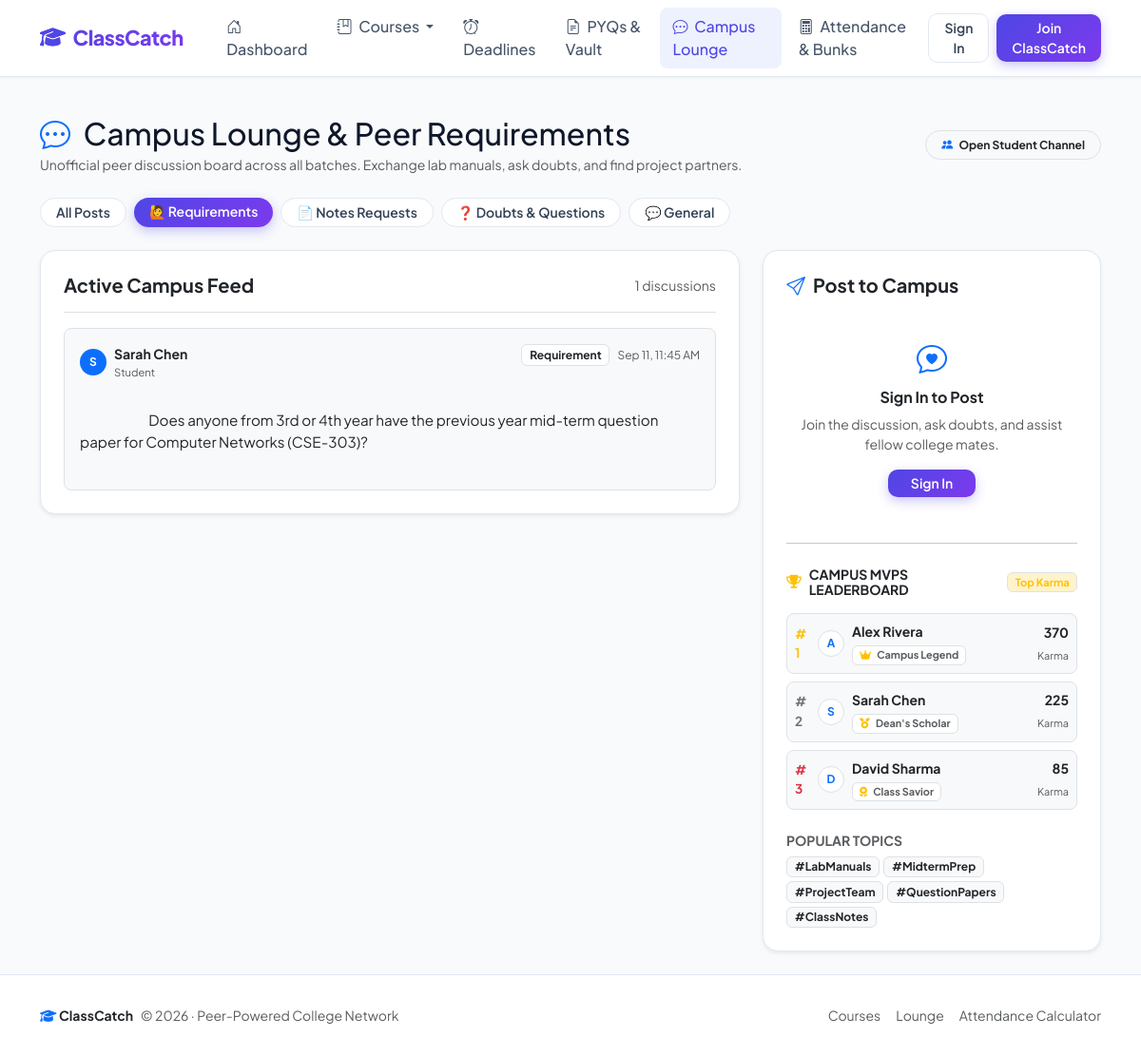
Page /lounge?category=Requirement on the committed database.
### models.py (models this page shows, shortened)
class ChatMessage(db.Model):
    __tablename__ = 'chat_messages'
    id = db.Column(db.Integer, primary_key=True)
    course_id = db.Column(db.Integer, db.ForeignKey('courses.id'), nullable=True, index=True)
    user_id = db.Column(db.Integer, db.ForeignKey('users.id'), nullable=False, index=True)
    message = db.Column(db.Text, nullable=False)
    category = db.Column(db.String(40), default='General', nullable=False)  # Requirement, Doubt, General, Notes Request
    is_anonymous = db.Column(db.Boolean, default=False, nullable=False)
    created_at = db.Column(db.DateTime, default=datetime.utcnow, nullable=False)

class User(UserMixin, db.Model):
    __tablename__ = 'users'
    id = db.Column(db.Integer, primary_key=True)
    name = db.Column(db.String(100), nullable=False)
    email = db.Column(db.String(120), unique=True, nullable=False, index=True)
    password_hash = db.Column(db.String(255), nullable=False)
    role = db.Column(db.String(20), default='student', nullable=False)
    avatar_color = db.Column(db.String(20), default='indigo', nullable=False)
    karma = db.Column(db.Integer, default=50, nullable=False)
    summaries = db.relationship('Summary', backref='author', lazy=True, cascade='all, delete-orphan')
    chats = db.relationship('ChatMessage', backref='author', lazy=True, cascade='all, delete-orphan')
    announcements = db.relationship('Announcement', backref='author', lazy=True, cascade='all, delete-orphan')
    attendance_records = db.relationship('AttendanceRecord', backref='student', lazy=True, cascade='all, delete-orphan')
    deadlines = db.relationship('Deadline', backref='author', lazy=True, cascade='all, delete-orphan')
    resources = db.relationship('Resource', backref='author', lazy=True, cascade='all, delete-orphan')
    @property
    def badge(self):
        if self.karma >= 300:
            return {'name': 'Campus Legend', 'icon': 'fa-crown', 'color': 'warning', 'level': 4}
        elif self.karma >= 150:
            return {'name': "Dean's Scholar", 'icon': 'fa-medal', 'color': 'primary', 'level': 3}
        elif self.karma >= 75:
            return {'name': 'Class Savior', 'icon': 'fa-award', 'color': 'info', 'level': 2}
        else:
            return {'name': 'Rising Contributor', 'icon': 'fa-star', 'color': 'secondary', 'level': 1}

### app.py (the view, shortened to what this page needs)
@app.route('/lounge', methods=['GET', 'POST'])
def lounge():
    form = ChatMessageForm()
    category_filter = request.args.get('category')
    query = ChatMessage.query.filter_by(course_id=None)
    if category_filter and category_filter != 'All':
        query = query.filter_by(category=category_filter)
    messages = query.order_by(ChatMessage.created_at.desc()).limit(50).all()
    top_contributors = User.query.order_by(User.karma.desc()).limit(5).all()
    return render_template(
        'lounge.html',
        title='Campus Lounge & Requirements',
        form=form,
        messages=messages,
        category_filter=category_filter,
        top_contributors=top_contributors
    )

### app.py (called while the page is built)
@app.context_processor
def inject_globals():
    all_courses = Course.query.order_by(Course.code).all() if Course.query else []
    return {
        'today': date.today(),
        'current_year': datetime.now().year,
        'global_courses': all_courses
    }

### templates/lounge.html
{% extends "base.html" %}
{% block content %}
<div class="d-flex flex-wrap justify-content-between align-items-center mb-4">
    <div>
        <h2 class="fw-extrabold mb-1"><i class="bi bi-chat-dots text-primary me-2"></i> Campus Lounge & Peer Requirements</h2>
        <p class="text-muted small mb-0">Unofficial peer discussion board across all batches. Exchange lab manuals, ask doubts, and find project partners.</p>
    </div>
    <span class="badge bg-light text-dark border px-3 py-2 rounded-pill">
        <i class="bi bi-people-fill text-primary me-1"></i> Open Student Channel
    </span>
</div>
<div class="d-flex flex-wrap gap-2 mb-4">
    <a href="{{ url_for('lounge') }}" class="btn btn-sm {% if not category_filter or category_filter == 'All' %}btn-primary-gradient{% else %}btn-outline-custom{% endif %} rounded-pill px-3">
        All Posts
    </a>
    <a href="{{ url_for('lounge', category='Requirement') }}" class="btn btn-sm {% if category_filter == 'Requirement' %}btn-primary-gradient{% else %}btn-outline-custom{% endif %} rounded-pill px-3">
        🙋 Requirements
    </a>
    <a href="{{ url_for('lounge', category='Notes Request') }}" class="btn btn-sm {% if category_filter == 'Notes Request' %}btn-primary-gradient{% else %}btn-outline-custom{% endif %} rounded-pill px-3">
        📄 Notes Requests
    </a>
    <a href="{{ url_for('lounge', category='Doubt') }}" class="btn btn-sm {% if category_filter == 'Doubt' %}btn-primary-gradient{% else %}btn-outline-custom{% endif %} rounded-pill px-3">
        ❓ Doubts & Questions
    </a>
    <a href="{{ url_for('lounge', category='General') }}" class="btn btn-sm {% if category_filter == 'General' %}btn-primary-gradient{% else %}btn-outline-custom{% endif %} rounded-pill px-3">
        💬 General
    </a>
</div>
<div class="row g-4">
    <div class="col-lg-8">
        <div class="card card-modern p-4 bg-white shadow-sm">
            <div class="d-flex justify-content-between align-items-center pb-3 mb-3 border-bottom">
                <h5 class="fw-bold mb-0">Active Campus Feed</h5>
                <span class="text-muted small">{{ messages|length }} discussions</span>
            </div>
            <div class="d-flex flex-column gap-3" id="loungeFeed">
                {% for msg in messages %}
                    <div class="p-3 rounded-3 bg-light border">
                        <div class="d-flex justify-content-between align-items-start mb-2">
                            <div class="d-flex align-items-center gap-2">
                                <span class="badge rounded-circle {% if msg.is_anonymous %}bg-dark{% else %}bg-primary{% endif %} text-white p-2" style="width: 28px; height: 28px; display: inline-flex; align-items: center; justify-content: center; font-size: 0.75rem;">
                                    {% if msg.is_anonymous %}🎭{% else %}{{ msg.author.name[0]|upper }}{% endif %}
                                </span>
                                <div>
                                    <div class="fw-bold small">{% if msg.is_anonymous %}🎭 Anonymous Student{% else %}{{ msg.author.name }}{% endif %}</div>
                                    <div class="text-muted" style="font-size: 0.7rem;">{% if msg.is_anonymous %}Hidden Identity{% else %}{{ msg.author.role|capitalize }}{% endif %}</div>
                                </div>
                            </div>
                            <div class="d-flex align-items-center gap-2">
                                <span class="badge bg-white text-dark border small">{{ msg.category }}</span>
                                <span class="text-muted" style="font-size: 0.75rem;">{{ msg.created_at.strftime('%b %d, %I:%M %p') }}</span>
                            </div>
                        </div>
                        <div class="text-dark" style="white-space: pre-wrap; font-size: 0.95rem;">
                            {{ msg.message }}
                        </div>
                    </div>
                {% else %}
                    <div class="text-center py-5 text-muted">
                        <i class="bi bi-chat-left-dots fs-1 text-muted opacity-50 mb-2 d-block"></i>
                        <p class="mb-0">No posts in this category yet. Be the first to start a conversation!</p>
                    </div>
                {% endfor %}
            </div>
        </div>
    </div>
    <div class="col-lg-4">
        <div class="card card-modern p-4 bg-white shadow-sm sticky-top" style="top: 85px;">
            <h5 class="fw-bold mb-3 d-flex align-items-center gap-2">
                <i class="bi bi-send text-primary"></i> Post to Campus
            </h5>
            {% if current_user.is_authenticated %}
                <form action="{{ url_for('lounge') }}" method="POST">
                    {{ form.hidden_tag() }}
                    <div class="mb-3">
                        {{ form.category.label(class="form-label fw-bold small text-muted") }}
                        {{ form.category(class="form-select rounded-3") }}
                    </div>
                    <div class="mb-3">
                        {{ form.message.label(class="form-label fw-bold small text-muted") }}
                        {{ form.message(class="form-control rounded-3", rows=4, placeholder="What do you need? e.g. 'Looking for lab 3 sample output' or 'Anyone having trouble understanding dynamic programming?'") }}
                    </div>
                    <div class="mb-3">
                        <div class="form-check form-switch">
                            {{ form.is_anonymous(class="form-check-input", id="loungeAnonCheck") }}
                            <label class="form-check-label small text-muted" for="loungeAnonCheck">
                                🎭 Post Anonymously (Ask doubts with zero embarrassment)
                            </label>
                        </div>
                    </div>
                    {{ form.submit(class="btn btn-primary-gradient w-100 py-2") }}
                </form>
            {% else %}
                <div class="text-center py-4">
                    <i class="bi bi-chat-heart fs-2 text-primary mb-2 d-block"></i>
                    <h6 class="fw-bold">Sign In to Post</h6>
                    <p class="text-muted small mb-3">Join the discussion, ask doubts, and assist fellow college mates.</p>
                    <a href="{{ url_for('login', next=request.url) }}" class="btn btn-primary-gradient btn-sm px-4">Sign In</a>
                </div>
            {% endif %}
            <hr class="my-4">
            <div class="d-flex align-items-center justify-content-between mb-3">
                <h6 class="fw-bold mb-0 small text-uppercase text-dark d-flex align-items-center gap-2">
                    <i class="fa-solid fa-trophy text-warning"></i> Campus MVPs Leaderboard
                </h6>
                <span class="badge bg-warning-subtle text-warning border fw-bold" style="font-size: 0.7rem;">Top Karma</span>
            </div>
            <div class="d-flex flex-column gap-2 mb-4">
                {% for top_u in top_contributors %}
                    <div class="p-2 rounded-3 bg-light border d-flex justify-content-between align-items-center">
                        <div class="d-flex align-items-center gap-2">
                            <span class="fw-bold {% if loop.index == 1 %}text-warning{% elif loop.index == 2 %}text-secondary{% elif loop.index == 3 %}text-danger{% else %}text-muted{% endif %}" style="width: 16px; font-size: 0.85rem;">
                                #{{ loop.index }}
                            </span>
                            <div class="avatar-sm rounded-circle bg-white border text-primary fw-bold d-flex align-items-center justify-content-center" style="width: 28px; height: 28px; font-size: 0.75rem;">
                                {{ top_u.name[0]|upper }}
                            </div>
                            <div>
                                <div class="fw-bold small text-dark">{{ top_u.name }}</div>
                                <div class="badge bg-white text-muted border" style="font-size: 0.68rem;">
                                    <i class="fa-solid {{ top_u.badge.icon }} text-warning me-1"></i> {{ top_u.badge.name }}
                                </div>
                            </div>
                        </div>
                        <div class="text-end">
                            <div class="fw-bold text-dark small">{{ top_u.karma }}</div>
                            <span class="text-muted" style="font-size: 0.68rem;">Karma</span>
                        </div>
                    </div>
                {% endfor %}
            </div>
            <h6 class="fw-bold mb-2 small text-uppercase text-muted">Popular Topics</h6>
            <div class="d-flex flex-wrap gap-1">
                <span class="badge bg-light text-dark border">#LabManuals</span>
                <span class="badge bg-light text-dark border">#MidtermPrep</span>
                <span class="badge bg-light text-dark border">#ProjectTeam</span>
                <span class="badge bg-light text-dark border">#QuestionPapers</span>
                <span class="badge bg-light text-dark border">#ClassNotes</span>
            </div>
        </div>
    </div>
</div>
{% endblock %}

### static/css/style.css (style rules this page uses)
:root { --primary-color: #4f46e5; --primary-hover: #4338ca; --primary-gradient: linear-gradient(135deg, #4f46e5 0%, #7c3aed 100%); --primary-light: #eef2ff; --secondary-color: #64748b; --success-color: #10b981; --warning-color: #f59e0b; --danger-color: #ef4444; --surface-bg: #f8fafc; --card-bg: #ffffff; --border-color: #e2e8f0; --text-main: #0f172a; --text-muted: #64748b; --radius-md: 12px; --radius-lg: 16px; --radius-pill: 9999px; --shadow-sm: 0 1px 3px rgba(0, 0, 0, 0.05); --shadow-md: 0 4px 6px -1px rgba(0, 0, 0, 0.05), 0 2px 4px -2px rgba(0, 0, 0, 0.05); --shadow-lg: 0 10px 25px -5px rgba(79, 70, 229, 0.08), 0 8px 10px -6px rgba(0, 0, 0, 0.03); --shadow-hover: 0 15px 30px -5px rgba(79, 70, 229, 0.15); }
body { font-family: 'Plus Jakarta Sans', -apple-system, BlinkMacSystemFont, sans-serif; background-color: var(--surface-bg); color: var(--text-main); min-height: 100vh; display: flex; flex-direction: column; }
.card-modern { background: var(--card-bg); border: 1px solid var(--border-color); border-radius: var(--radius-lg); box-shadow: var(--shadow-sm); transition: transform 0.2s ease, box-shadow 0.2s ease, border-color 0.2s ease; }
.btn-primary-gradient { background: var(--primary-gradient); color: white !important; border: none; font-weight: 600; box-shadow: 0 4px 12px rgba(79, 70, 229, 0.3); transition: all 0.2s ease; border-radius: 10px; }
.btn-outline-custom { border: 1.5px solid var(--border-color); color: #334155; background: white; font-weight: 600; border-radius: 10px; transition: all 0.2s ease; }

### rows in the picture
ChatMessage: author "S", author.name "Sarah Chen", author.role "Student", category "Requirement", created_at "Sep 11, 11:45 AM", message "Does anyone from 3rd or 4th year have the previous year mid-term question paper for Computer Networks (CSE-303)?"
User: name "A", name "Alex Rivera", badge.name "Campus Legend", karma "370"
User: name "S", name "Sarah Chen", badge.name "Dean's Scholar", karma "225"
User: name "D", name "David Sharma", badge.name "Class Savior", karma "85"

### other values in the picture
{{ messages|length }} "1"
